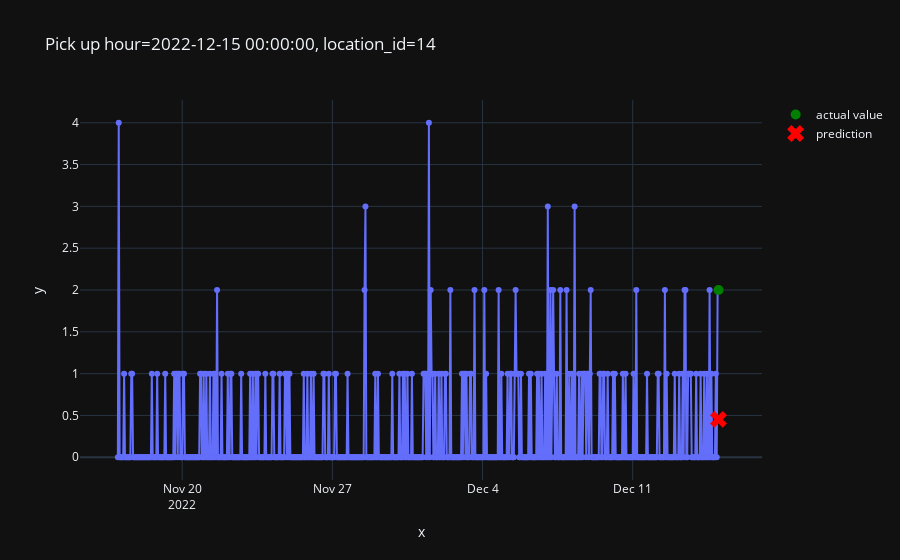

The notebook cell this image was saved under:
### Markdown cell above
Printing predictions.

### Code cell
from src.plot import plot_one_sample

plot_one_sample(
    example_id=2979,
    features=X_test,
    targets=y_test,
    predictions=pd.Series(predictions)
)

### Figure 1 — Plotly figure (JSON) as saved in the notebook; plotly's stock layout.template omitted (floating-point values rounded to 4 significant figures; data arrays with more than 128 entries replaced by an {"elided": "..."} marker saying what was removed)
{"data": [{"hovertemplate": "x=%{x}<br>y=%{y}<extra></extra>", "legendgroup": "", "line": {"color": "#636efa", "dash": "solid"}, "marker": {"symbol": "circle"}, "mode": "markers+lines", "name": "", "orientation": "v", "showlegend": false, "type": "scatter", "x": {"elided": "673 str values"}, "xaxis": "x", "y": {"elided": "673 int values"}, "yaxis": "y"}, {"line": {"color": "green"}, "marker": {"size": 10}, "mode": "markers", "name": "actual value", "type": "scatter", "x": ["2022-12-15T00:00:00"], "y": [2]}, {"line": {"color": "red"}, "marker": {"size": 15, "symbol": "x"}, "mode": "markers", "name": "prediction", "type": "scatter", "x": ["2022-12-15T00:00:00"], "y": [0.4528]}], "layout": {"legend": {"tracegroupgap": 0}, "title": {"text": "Pick up hour=2022-12-15 00:00:00, location_id=14"}, "xaxis": {"anchor": "y", "domain": [0, 1], "title": {"text": "x"}}, "yaxis": {"anchor": "x", "domain": [0, 1], "title": {"text": "y"}}}}
